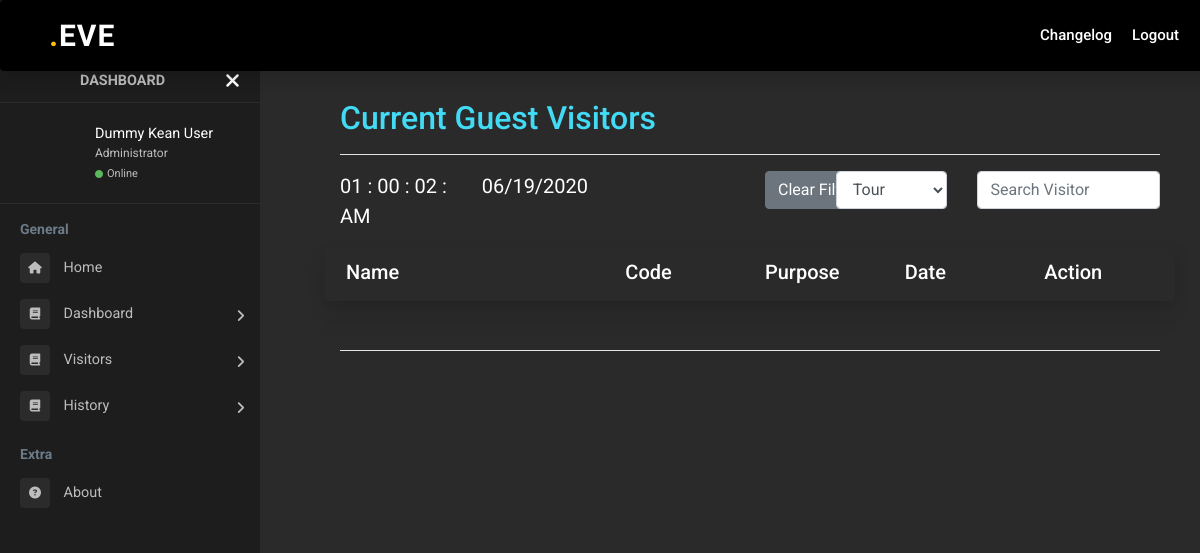
Page /eve/module-admin/admin-security/admin-security-visitors-guest.php (signed in) on the earlier database version.
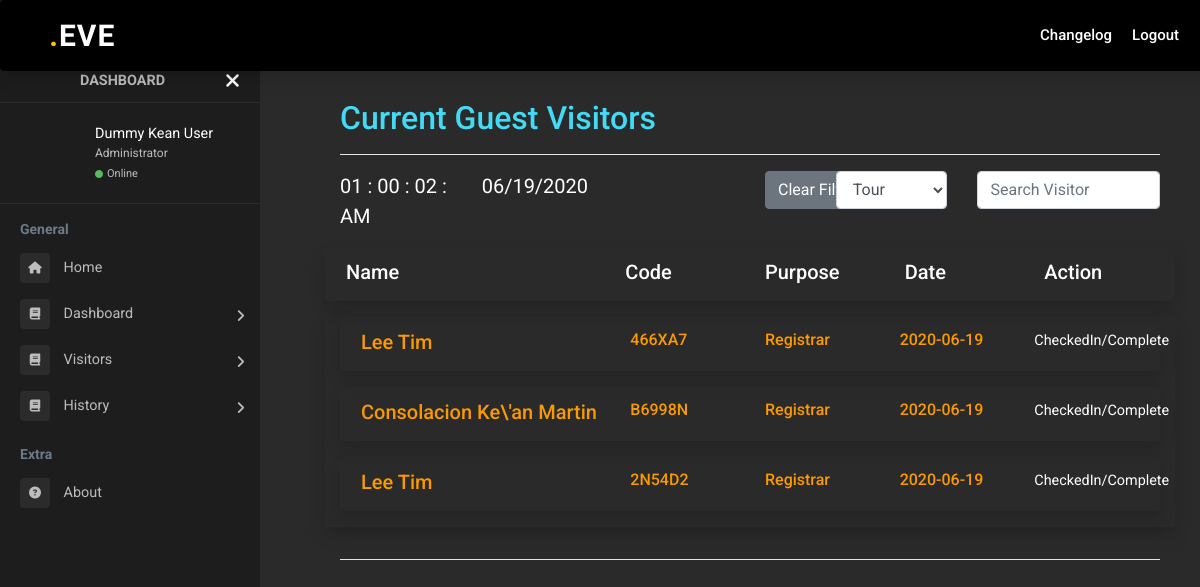
Same page on the later database version.
### tables this page shows
CREATE TABLE `guest_register` (
  `id` int(11) NOT NULL,
  `firstname` varchar(50) NOT NULL,
  `middlename` varchar(50) NOT NULL,
  `lastname` varchar(50) NOT NULL,
  `email` varchar(255) NOT NULL,
  `date` date NOT NULL,
  `purpose` varchar(50) NOT NULL,
  `personToMeet` varchar(50) NOT NULL,
  `idgiven` varchar(20) NOT NULL,
  `contactnum` varchar(11) NOT NULL,
  `guestcode` varchar(6) NOT NULL,
  `status` varchar(10) NOT NULL DEFAULT 'pending'
);

### eve/module-admin/admin-security/admin-security-visitors-guest.php (called while the page is built, shortened)
<?php
  require_once 'admin-view/header/header-welcome-login.php';
  require_once 'admin-view/navbar/navbar-admin.php';
  require_once 'admin-view/sidebar/sidebar-admin.php';
  require_once 'admin-view/content/content-admin-security-visitors-guests.php';
  require_once 'admin-view/footer/footer-main.php';
 ?>

### eve/module-admin/admin-security/admin-security-process/process-guests.php (the view, shortened to what this page needs)
<?php
  function getListing(){
    @include('../../library-process/connection.php');
    $query = 'SELECT * FROM guest_register WHERE date = ?';
    $pStatement = $conn->prepare($query);
    $dateNow = date('Y-m-d');
    $pStatement->bind_param('s', $dateNow);
    $pStatement->execute();
    $result = $pStatement->get_result();
    while($row = $result->fetch_assoc()){
      $action = null;
      if($row['status'] == 'checkedIn' || $row['status'] == 'complete')
        $action = 'CheckedIn/Complete';
      else {
        $action = '<a href="admin-security-dashboard.php?onCheckIn='.$row['guestcode'].'&type=guest" class="btn btn-secondary" style="margin-right:5px ">Check-In</a>';
      }
      echo '<div class="alert alert-shadow flex-column align-items-start shadow" role="alert">
              <div class="row">
                <div class="col-4">
                  <h5 class="mb-1" style=\'color:#fa9a00\'>'.$row['lastname'].' '.$row['firstname'].'</h5>
                </div>
                <div class="col-2">
                   <h6 style=\'color:#fa9a00\'>'.$row['guestcode'].'</h6>
                </div>
                <div class="col-2">
                  <h6 style=\'color:#fa9a00\'>'.$row['purpose'].'</h6>
                </div>
                <div class="col-2">
                  <h6 style=\'color:#fa9a00\'>'.$row['date'].'</h6>
                </div>
                <div class="col-1">
                  '.$action.'
                </div>
                <div class="col-1">
                </div>
              </div>
            </div>';
    }
  }
 ?>

Differences in the rows shown:
added guest_register: lastname "Lee", firstname "Tim", guestcode "466XA7", purpose "Registrar", date "2020-06-19", status "CheckedIn/Complete"
added guest_register: lastname "Consolacion", firstname "Ke\\'an Martin", guestcode "B6998N", purpose "Registrar", date "2020-06-19", status "CheckedIn/Complete"
added guest_register: lastname "Lee", firstname "Tim", guestcode "2N54D2", purpose "Registrar", date "2020-06-19", status "CheckedIn/Complete"
